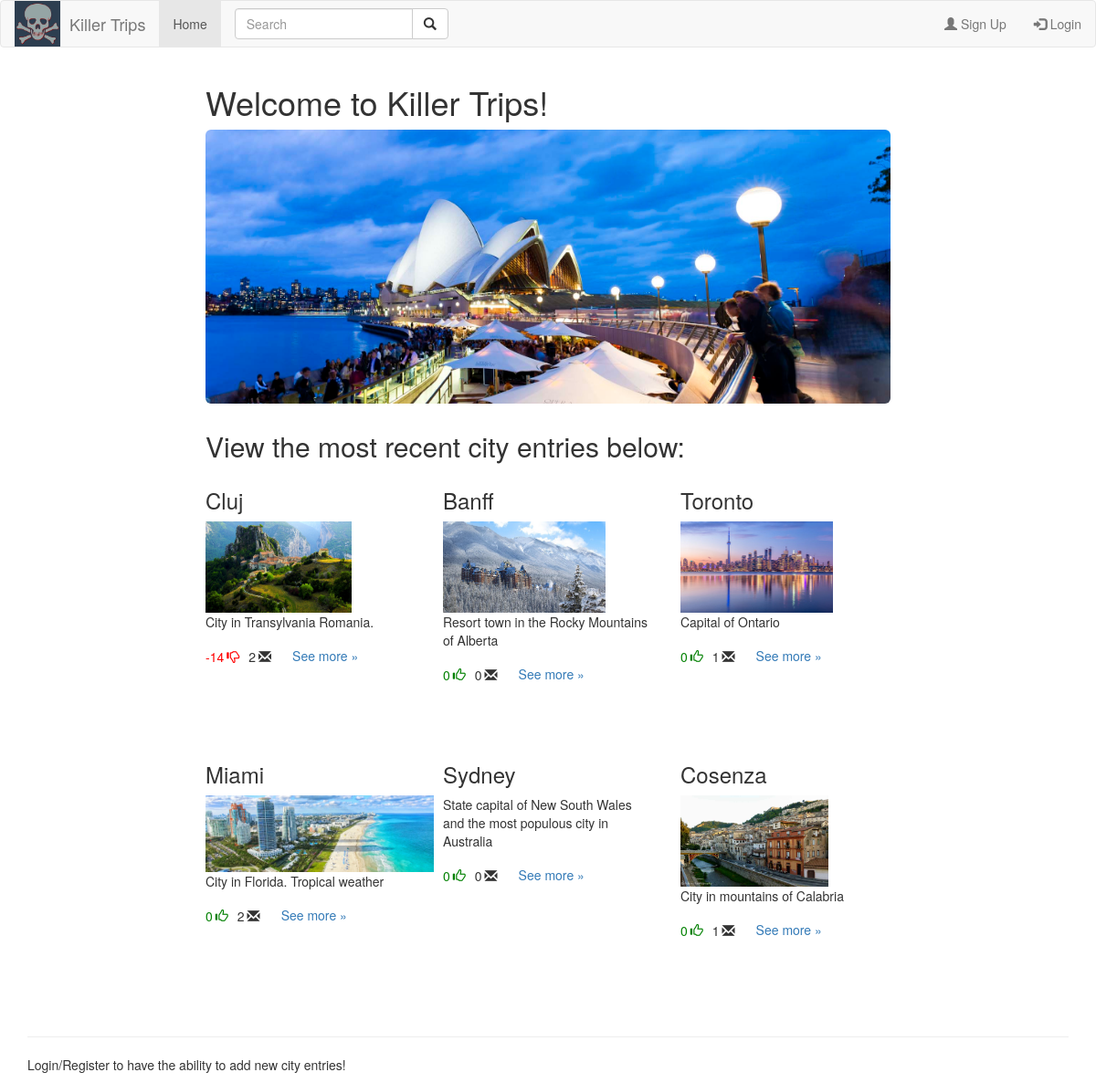
Before: /src/views/homepage.php with the older database file.
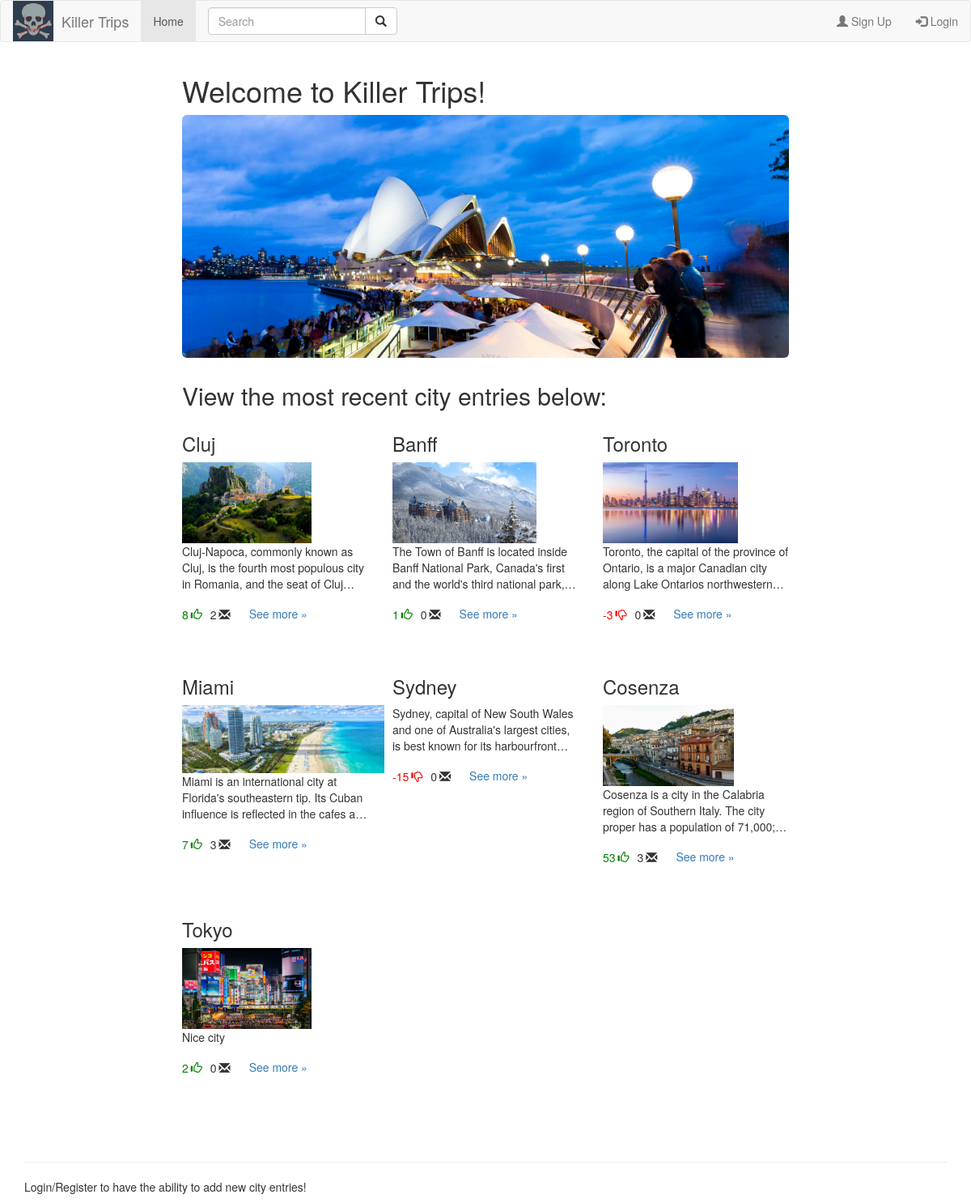
After: the same page with the newer database file.
### tables this page shows
CREATE TABLE `cities` (
  `cityid` int(11) NOT NULL,
  `city` varchar(100) NOT NULL,
  `description` varchar(1000) NOT NULL,
  `country` varchar(100) NOT NULL,
  `image` varchar(200) NOT NULL,
  `date` timestamp NOT NULL DEFAULT CURRENT_TIMESTAMP
);

### src/php/Cities.php (called while the page is built, shortened)
<?php
class Cities {
	public static function getNumCities(){
		try {
            $db = Database::getConnection();
            $queryString = "SELECT * FROM `cities`";
            $result = $db->query($queryString);
            $rows = array();
            while ($row = $result->fetch_assoc()) {
                array_push($rows, $row);
            }
        }
        catch(mysqli_sql_exception $e){
            echo "Connection failed: " . $e->getMessage();
        }
        return $rows;
    }
}
?>

### src/php/Votes.php (called while the page is built, shortened)
<?php
class Votes {
	public static function getVotesForCity($cityid){
		try {
            $db = Database::getConnection();
            $queryString = "SELECT count(case when cityid = $cityid and score = 1 then 1 end) as upvote, count(case when cityid = $cityid and score = -1 then 1 end) as downvote FROM vote";
            $result = $db->query($queryString);
            $row = $result->fetch_assoc();
            $upvotes = $row["upvote"];
            $downvote = $row["downvote"];
            $difference = (int)$upvotes - (int)$downvote;
        }
        catch(mysqli_sql_exception $e){
            echo "Connection failed: " . $e->getMessage();
        }
        return $difference;
    }
}
?>

### src/php/Comments.php (called while the page is built, shortened)
<?php
class Comments {
	public static function getNumComments($cityid){
		try {
            $db = Database::getConnection();
            $queryString = "SELECT count(case when cityid = $cityid then 1 end) as comments FROM comments";
            $result = $db->query($queryString);
            $row = $result->fetch_assoc();
            $comments = (int)$row["comments"];
        }
        catch(mysqli_sql_exception $e){
            echo "Connection failed: " . $e->getMessage();
        }
        return $comments;
    }
}
?>

### src/views/homepage.php (the view, shortened to what this page needs)
<?php
    include("../php/Comments.php");
    include("../php/Votes.php");
?>
<!DOCTYPE html>
    <head>
        <link rel="stylesheet" href="https://maxcdn.bootstrapcdn.com/bootstrap/3.3.7/css/bootstrap.min.css">
        <link rel="stylesheet" href="../css/cities.css">
    </head>
    <body>
      <nav class="navbar navbar-default">
        <div class="container-fluid">
          <div class="navbar-header">
            <a href="homepage.php" class="navbar-left"><img style="width: 50px; height:50px; margin-right: 10px;" src="../images/logo.jpg"></a>
            <a class="navbar-brand" href="homepage.php">Killer Trips</a>
          </div>
          <ul class="nav navbar-nav">
            <li class="active"><a href="homepage.php">Home</a></li>
          </ul>
          <?php
            if (isset($_SESSION['loggedin']) && $_SESSION['loggedin'] == true){
              ?>
              <ul class="nav navbar-nav navbar-right">
                <li><a href="#"><?php echo $_SESSION['username'];?></a></li>
                <li><a href="/killer-trips/src/php/Logout.php"><span class="glyphicon glyphicon-log-out"></span> Logout</a></li>
              </ul>
              <?php
            } else{
              ?>
              <ul class="nav navbar-nav navbar-right">
                <li><a href="authentication.php"><span class="glyphicon glyphicon-user"></span> Sign Up</a></li>
                <li><a href="authentication.php"><span class="glyphicon glyphicon-log-in"></span> Login</a></li>
              </ul>
              <?php
            }
            ?>
          <form class="navbar-form navbar-left" method="get" action="list_cities.php">
            <div class="input-group">
              <input type="text" name="keyword" id="keyword" class="form-control" placeholder="Search">
              <div class="input-group-btn">
                <button class="btn btn-default" type="submit">
                  <i class="glyphicon glyphicon-search"></i>
                </button>
              </div>
            </div>
          </form>
        </div>
      </nav>
      <link rel="stylesheet" type="text/css" href="//netdna.bootstrapcdn.com/font-awesome/4.1.0/css/font-awesome.min.css">
      <div class="container">
        <div class="row row-offcanvas row-offcanvas-right">
          <div class="col-md-offset-2 col-md-8">
            <h1>Welcome to Killer Trips!</h1>
            <div class="jumbotron" style="background-image: url(../images/toronto-skyline.jpg"></div>
            <h2>View the most recent city entries below:</h2>
            <div class="row">
              <?php
                include_once("../php/Cities.php");
                $cities = Cities::getNumCities();
                $arrlength = count($cities);
                for($x = 0; $x < $arrlength; $x++) {
                  $city = $cities[$x];
                  $votescore = Votes::getVotesForCity($city["cityid"]);
                  $comments = Comments::getNumComments($city["cityid"]);
                  ?>
                  <div style="height: 300px;" class="col-lg-4 col-xl-6 col-sm-6 col-md-6 city">
                    <h3><?php echo $city['city']?></h3>
                    <img src=<?php echo "../images/".$city['image']?> alt="" />
                    <p class="description"><?php echo $city['description']?></p>
                    <p class="votescore" style="color: <?PHP echo ($votescore >= 0)? 'green': 'red'; ?>"><?php echo $votescore?></p>
                    <span class="voteicon" style="color: <?PHP echo ($votescore >= 0)? 'green': 'red'; ?>"><i class="glyphicon <?PHP echo ($votescore >= 0)? 'glyphicon-thumbs-up': 'glyphicon-thumbs-down'; ?>"></i></span>
                    <p class="votescore" ><?php echo $comments?></p>
                    <span class="voteicon"><i class="glyphicon glyphicon-envelope"></i></span>
                    <p style="float:left;"><a class="btn btn-secondary" href="city.php?cityid=<?php echo $city['cityid']?>" role="button">See more &raquo;</a></p>
                  </div>
                  <?php
                }
              ?>
            </div>
          </div>
        </div>
        <hr>
        <?php
          if (isset($_SESSION['loggedin']) && $_SESSION['loggedin'] == true){
              ?>
              <p>Don't see a city listed? Click on create in the navigation bar and add it!</p>
          <?php
            } else {
              ?>
                <p>Login/Register to have the ability to add new city entries!</p>
              <?php
            }
          ?>
      </div>
    </body>
</html>

### src/css/cities.css (style rules this page uses)
.jumbotron { height: 300px; -webkit-background-size: 100% 100%; -moz-background-size: 100% 100%; -o-background-size: 100% 100%; background-size: 100% 100%; }
.description { overflow: hidden; display: -webkit-box; -webkit-line-clamp: 3; -webkit-box-orient: vertical; }
.city img { display: block; max-width: 250px; max-height: 100px; width: auto; height: auto; }
.votescore { float: left; margin-top: 8px; margin-right: 3px; }
.voteicon { margin-top: 8px; margin-right: 10px; float: left; }

Changed rows visible on the page:
changed cities "Cluj": description "City in Transylvania Romania." → "Cluj-Napoca, commonly known as Cluj, is the fourth most populous city in Romania, and the seat of…"; votescore "-14" → "8"
changed cities "Banff": description "Resort town in the Rocky Mountains of Alberta" → "The Town of Banff is located inside Banff National Park, Canada's first and the world's third national…"; votescore "0" → "1"
changed cities "Toronto": description "Capital of Ontario" → "Toronto, the capital of the province of Ontario, is a major Canadian city along Lake Ontarios…"; votescore "0" → "-3"; comments "1" → "0"
changed cities "Miami": description "City in Florida. Tropical weather" → "Miami is an international city at Florida's southeastern tip. Its Cuban influence is reflected in the cafes…"; votescore "0" → "7"; comments "2" → "3"
changed cities "Sydney": description "State capital of New South Wales and the most populous city in Australia" → "Sydney, capital of New South Wales and one of Australia's largest cities, is best known for its…"; votescore "0" → "-15"
changed cities "Cosenza": description "City in mountains of Calabria" → "Cosenza is a city in the Calabria region of Southern Italy. The city proper has a population of…"; votescore "0" → "53"; comments "1" → "3"
added cities: city "Tokyo", image (picture), description "Nice city", votescore "2", comments "0"
